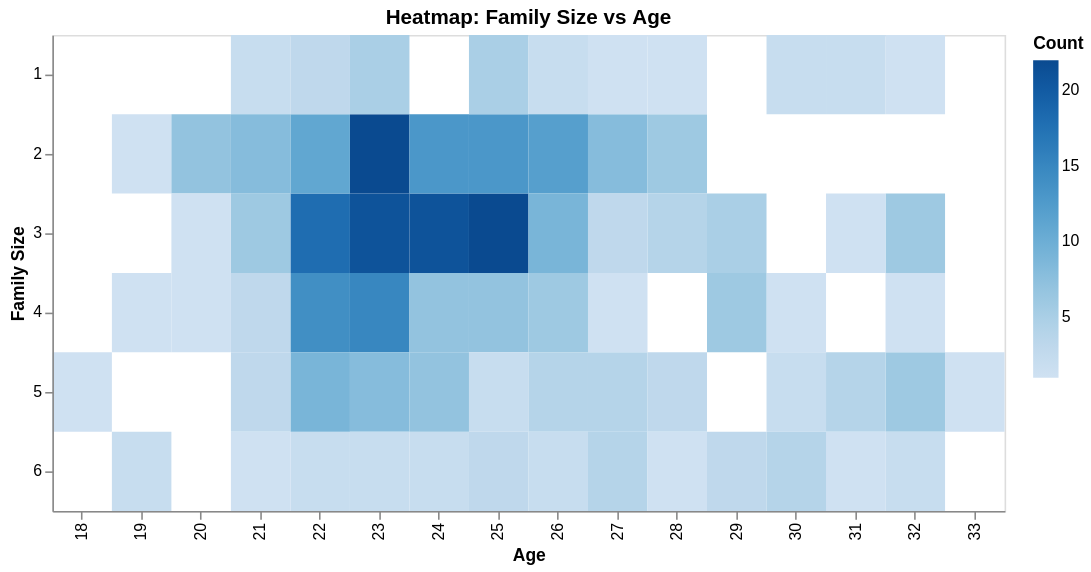

Notebook code for this chart:
### Markdown cell above
## 6. Heatmap: Family Size vs. Age
Create a heatmap showing how family size and age are correlated.

### Code cell
alt.Chart(df).mark_rect().encode(
    alt.X('Age:O', title='Age'),
    alt.Y('Family size:O', title='Family Size'),
    alt.Color('count():Q', scale=alt.Scale(scheme='blues'), title='Count'),
    tooltip=['Age:O', 'Family size:O', 'count():Q']
).properties(
    title='Heatmap: Family Size vs Age',
    width=600, height=300
).interactive()

### Figure 1 — Vega-Lite specification as saved in the notebook (floating-point values rounded to 4 significant figures; data arrays with more than 128 entries replaced by an {"elided": "..."} marker saying what was removed)
{"config": {"view": {"continuousWidth": 300, "continuousHeight": 300}}, "data": {"name": "data-f84c5de1922d6b2f20a460be71982c02"}, "mark": {"type": "rect"}, "encoding": {"color": {"aggregate": "count", "scale": {"scheme": "blues"}, "title": "Count", "type": "quantitative"}, "tooltip": [{"field": "Age", "type": "ordinal"}, {"field": "Family size", "type": "ordinal"}, {"aggregate": "count", "type": "quantitative"}], "x": {"field": "Age", "title": "Age", "type": "ordinal"}, "y": {"field": "Family size", "title": "Family Size", "type": "ordinal"}}, "height": 300, "params": [{"name": "param_1e9efca18e7a2868", "select": {"type": "interval", "encodings": ["x", "y"]}, "bind": "scales"}], "title": "Heatmap: Family Size vs Age", "width": 600, "$schema": "https://vega.github.io/schema/vega-lite/v6.1.0.json", "datasets": {"data-f84c5de1922d6b2f20a460be71982c02": {"elided": "388 records"}}}
